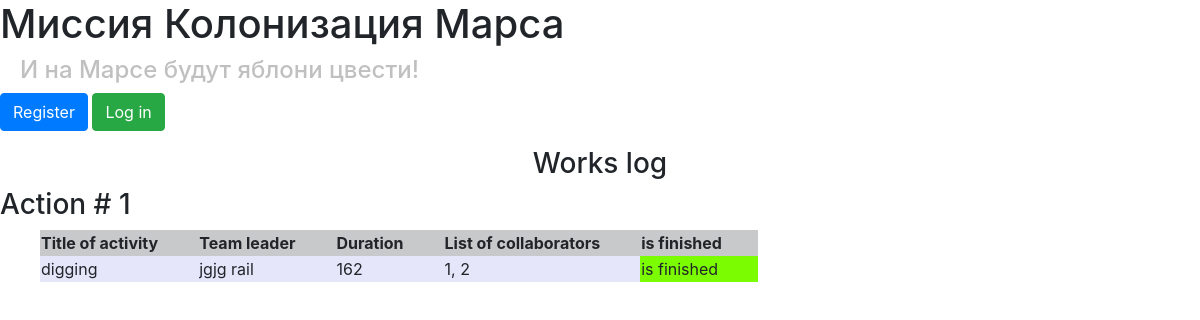
Before: / with the older database file.
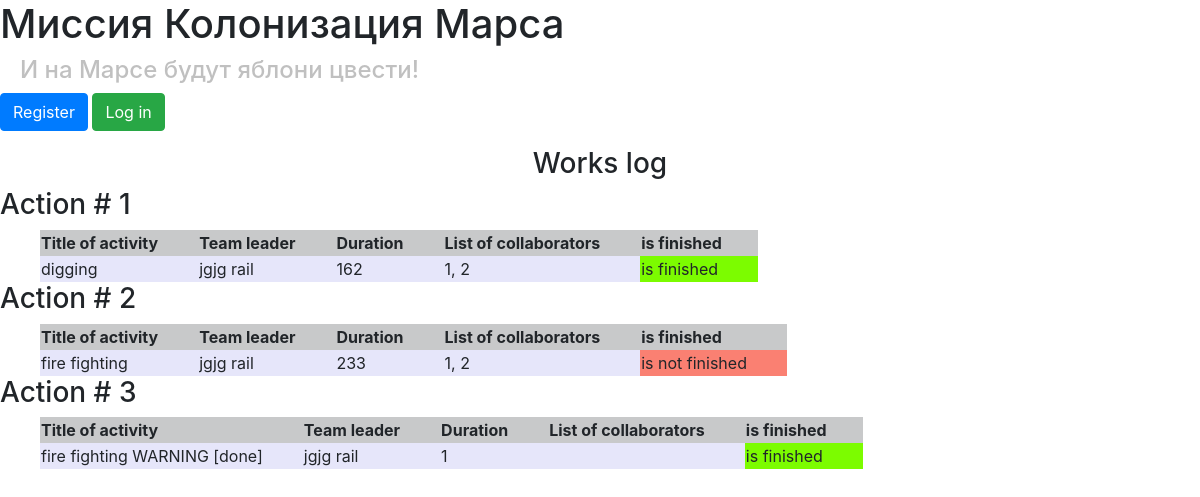
After: the same page with the newer database file.
### data/jobs.py (models this page shows)
class Jobs(SqlAlchemyBase):
    __tablename__ = 'jobs'
    id = sqlalchemy.Column(sqlalchemy.Integer,
                           primary_key=True, autoincrement=True)
    user = orm.relation('User')
    team_leader = sqlalchemy.Column(sqlalchemy.Integer, sqlalchemy.ForeignKey("users.id"))
    job = sqlalchemy.Column(sqlalchemy.String, nullable=True)
    work_size = sqlalchemy.Column(sqlalchemy.Integer)
    collaborators = sqlalchemy.Column(sqlalchemy.String, nullable=True)
    start_date = sqlalchemy.Column(sqlalchemy.DateTime, default=datetime.datetime.now)
    end_date = sqlalchemy.Column(sqlalchemy.DateTime, nullable=True)
    is_finished = sqlalchemy.Column(sqlalchemy.Boolean)

### data/users.py (models this page shows, shortened)
class User(SqlAlchemyBase, UserMixin):
    __tablename__ = 'users'
    id = sqlalchemy.Column(sqlalchemy.Integer,
                           primary_key=True, autoincrement=True)
    email = sqlalchemy.Column(sqlalchemy.String,
                              index=True, unique=True, nullable=True)
    surname = sqlalchemy.Column(sqlalchemy.String, nullable=True)
    name = sqlalchemy.Column(sqlalchemy.String, nullable=True)
    about = sqlalchemy.Column(sqlalchemy.String, nullable=True)
    age = sqlalchemy.Column(sqlalchemy.Integer, nullable=True)
    position = sqlalchemy.Column(sqlalchemy.String, nullable=True)
    speciality = sqlalchemy.Column(sqlalchemy.String, nullable=True)
    address = sqlalchemy.Column(sqlalchemy.String, nullable=True)
    hashed_password = sqlalchemy.Column(sqlalchemy.String, nullable=True)
    created_date = sqlalchemy.Column(sqlalchemy.DateTime,
                                     default=datetime.datetime.now)
    news = orm.relation("News", back_populates='user')

### main.py (the view)
@app.route('/')
def index():
    session = create_session()
    jobs = session.query(Jobs).all()
    return render_template("job_table.html", jobs=jobs)

### data/db_session.py (called while the page is built)
def create_session() -> Session:
    global __factory
    return __factory()

### templates/job_table.html
{% extends "base.html" %}
{% block content %}
<center>
    <h3>Works log</h3>
</center>
{% for job in jobs%}
<h3>Action # {{loop.index}}</h3>
<table style="margin-left:40px;">
    <tr bgcolor="#C8C9CA">
        <th style="padding-right: 40px;">Title of activity</th>
        <th style="padding-right: 40px;">Team leader</th>
        <th style="padding-right: 40px;">Duration</th>
        <th style="padding-right: 40px;">List of collaborators</th>
        <th>is finished</th>
    </tr>
    <tr bgcolor="#E6E6FA">
        <td style="padding-right: 40px;">{{job.job}}</td>
        <td style="padding-right: 40px;">{{job.user.name}} {{job.user.surname}}</td>
        <td style="padding-right: 40px;">{{job.work_size}}</td>
        <td style="padding-right: 40px;">{{job.collaborators}}</td>
        {%if job.is_finished%}
        <td style="padding-right: 40px;" bgcolor="#7CFC00">is finished</td>
        {%else%}
        <td style="padding-right: 40px;" bgcolor="#FA8072">is not finished</td>
        {%endif%}
    </tr>
</table>
{% endfor %}
{% endblock %}

### templates/base.html (shortened to what this page needs)
<!DOCTYPE html>
<html lang="ru">
<head>
    <link rel="stylesheet"
          href="https://stackpath.bootstrapcdn.com/bootstrap/4.4.1/css/bootstrap.min.css"
>
    <link rel="stylesheet" type="text/css" href="/static/css/2.css"/>
</head>
<body>
<h1>Миссия Колонизация Марса</h1>
<h4>И на Марсе будут яблони цвести!</h4>
<nav>
    {% if current_user.is_authenticated %}
    <p>
        <a class="navbar-brand" href="/logout">{{ current_user.name}} {{ current_user.surname}}</a>
    </p>
    {% else %}
        <p>
            <a class="btn btn-primary " href="/register">Register</a>
            <a class="btn btn-success" href="/login">Log in</a>
        </p>
    {% endif %}
</nav>
{% block content %}
{% endblock %}
</body>
</html>

### static/css/2.css (style rules this page uses)
h4 { padding-left: 20px; color: #c0c0c0 }

Changed rows visible on the page:
added Jobs: job "fire fighting", user.name "jgjg", user.surname "rail", work_size "233", collaborators "1, 2", is_finished "is not finished"
added Jobs: job "fire fighting WARNING [done]", user.name "jgjg", user.surname "rail", work_size "1", is_finished "is finished"
